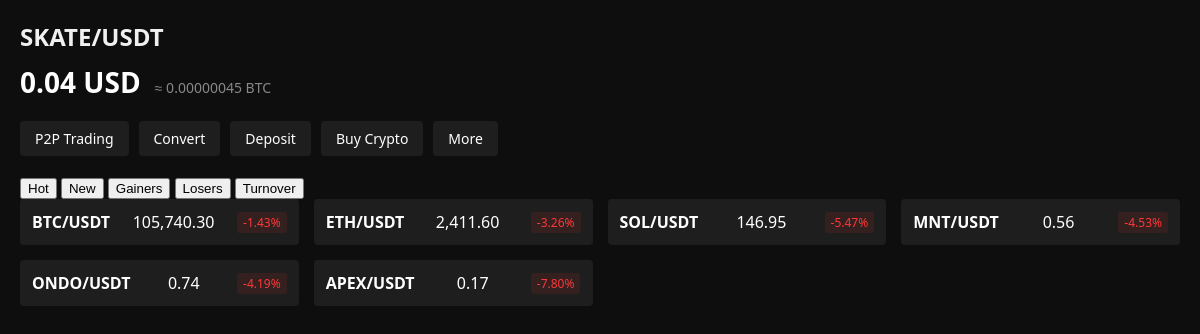
The app's page / (signed in) with its own data.
### tables this page shows
CREATE TABLE `trading_pairs` (
  `id` int(11) NOT NULL AUTO_INCREMENT,
  `symbol` varchar(10) NOT NULL,
  `base_currency` varchar(10) NOT NULL,
  `quote_currency` varchar(10) NOT NULL,
  `last_price` decimal(20,8) NOT NULL,
  `price_change_24h` decimal(10,2) NOT NULL,
  `volume_24h` decimal(20,2) NOT NULL,
  `high_24h` decimal(20,8) NOT NULL,
  `low_24h` decimal(20,8) NOT NULL,
  `ma7` decimal(20,8) DEFAULT NULL,
  `ma14` decimal(20,8) DEFAULT NULL,
  `ma28` decimal(20,8) DEFAULT NULL,
  `updated_at` datetime DEFAULT current_timestamp() ON UPDATE current_timestamp(),
  PRIMARY KEY (`id`),
  UNIQUE KEY `symbol` (`symbol`)
);

### db.php (called while the page is built, shortened)
<?php
class Database {
    private $host = DB_HOST;
    private $user = DB_USER;
    private $pass = DB_PASS;
    private $dbname = DB_NAME;
    private $dbh;
    private $stmt;
    public function __construct() {
        $dsn = 'mysql:host=' . $this->host . ';dbname=' . $this->dbname;
        $options = array(
            PDO::ATTR_PERSISTENT => true,
            PDO::ATTR_ERRMODE => PDO::ERRMODE_EXCEPTION,
            PDO::ATTR_DEFAULT_FETCH_MODE => PDO::FETCH_ASSOC
        );
        try {
            $this->dbh = new PDO($dsn, $this->user, $this->pass, $options);
        } catch(PDOException $e) {
            $this->error = $e->getMessage();
        }
    }
    public function query($query) {
        $this->stmt = $this->dbh->prepare($query);
    }
    public function execute() {
        return $this->stmt->execute();
    }
    public function resultset() {
        $this->execute();
        return $this->stmt->fetchAll();
    }
}
?>

### index.php (the view, shortened to what this page needs)
<?php
require_once 'includes/db.php';
$db = new Database();
$db->query("SELECT * FROM trading_pairs ORDER BY volume_24h DESC LIMIT 6");
$marketPairs = $db->resultset();
?>
<!DOCTYPE html>
<html lang="en">
<head>
    <link rel="stylesheet" href="assets/css/style.css">
</head>
<body>
    <div class="container">
        <div class="market-header">
            <h1>SKATE/USDT</h1>
            <div class="price-info">
                <span class="price">0.04 USD</span>
                <span class="btc-price">≈ 0.00000045 BTC</span>
            </div>
        </div>
        <div class="quick-actions">
            <a href="#" class="action-btn">P2P Trading</a>
            <a href="#" class="action-btn">Convert</a>
            <a href="#" class="action-btn">Deposit</a>
            <a href="#" class="action-btn">Buy Crypto</a>
            <a href="#" class="action-btn">More</a>
        </div>
        <div class="favorites-section">
            <div class="favorites-tabs">
                <button class="tab active">Hot</button>
                <button class="tab">New</button>
                <button class="tab">Gainers</button>
                <button class="tab">Losers</button>
                <button class="tab">Turnover</button>
            </div>
            <div class="market-pairs">
                <?php foreach($marketPairs as $pair): ?>
                <div class="market-item">
                    <span class="symbol"><?= $pair['symbol'] ?></span>
                    <span class="price"><?= number_format($pair['last_price'], 2) ?></span>
                    <span class="change <?= $pair['price_change_24h'] < 0 ? 'negative' : 'positive' ?>">
                        <?= number_format($pair['price_change_24h'], 2) ?>%
                    </span>
                </div>
                <?php endforeach; ?>
            </div>
        </div>
    </div>
</body>
</html>

### assets/css/style.css (style rules this page uses)
body { font-family: 'Segoe UI', Tahoma, Geneva, Verdana, sans-serif; margin: 0; padding: 0; background-color: #0e0e0e; color: #ffffff; }
.container { max-width: 1200px; margin: 0 auto; padding: 20px; }
.market-header h1 { font-size: 24px; margin: 0; color: #f0f0f0; }
.price-info { margin: 10px 0; }
.price-info .price { font-size: 28px; font-weight: bold; }
.price-info .btc-price { font-size: 14px; color: #888; margin-left: 10px; }
.quick-actions { display: flex; gap: 10px; margin: 20px 0; }
.action-btn { padding: 8px 15px; background-color: #1e1e1e; border-radius: 4px; color: #fff; text-decoration: none; font-size: 14px; transition: background-color 0.3s; }
.market-pairs { display: grid; grid-template-columns: repeat(auto-fill, minmax(250px, 1fr)); gap: 15px; }
.market-item { background-color: #1e1e1e; padding: 12px; border-radius: 4px; display: flex; justify-content: space-between; align-items: center; }
.market-item .symbol { font-weight: bold; }
.market-item .price { margin: 0 10px; }
.market-item .change { padding: 2px 6px; border-radius: 3px; font-size: 12px; }
.market-item .change.negative { background-color: rgba(255, 55, 55, 0.1); color: #ff3737; }

### records on screen
trading_pairs: symbol "BTC/USDT", last_price "105,740.30", price_change_24h "-1.43"
trading_pairs: symbol "ETH/USDT", last_price "2,411.60", price_change_24h "-3.26"
trading_pairs: symbol "SOL/USDT", last_price "146.95", price_change_24h "-5.47"
trading_pairs: symbol "MNT/USDT", last_price "0.56", price_change_24h "-4.53"
trading_pairs: symbol "ONDO/USDT", last_price "0.74", price_change_24h "-4.19"
trading_pairs: symbol "APEX/USDT", last_price "0.17", price_change_24h "-7.80"
